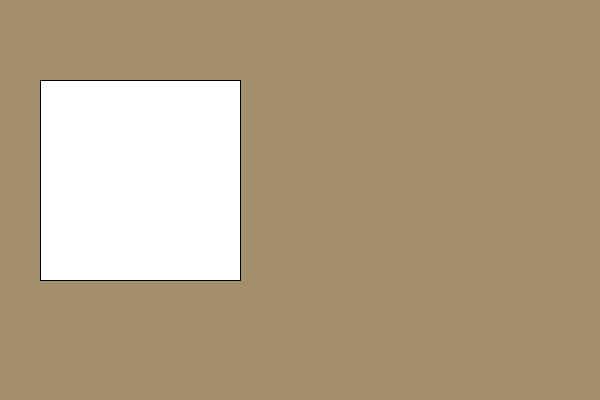
Frame 1 (no input)
Frame 60 (the mouse pressed at the canvas centre just before this capture): identical to frame 1, image omitted
Frame 120 (the mouse held since frame 60 and released just before this capture): identical to frame 1, image omitted

The Processing sketch that drew this single still picture (run headless with seeded random() and noise(); from frame 60 on, the mouse is pressed at the canvas centre):

// Processing sketch: square1
// ── square1.pde
void setup() { 
   size(600, 400);
   background(163, 143, 109);
}  

void draw() {
   rect(40, 80, 200, 200);
}
